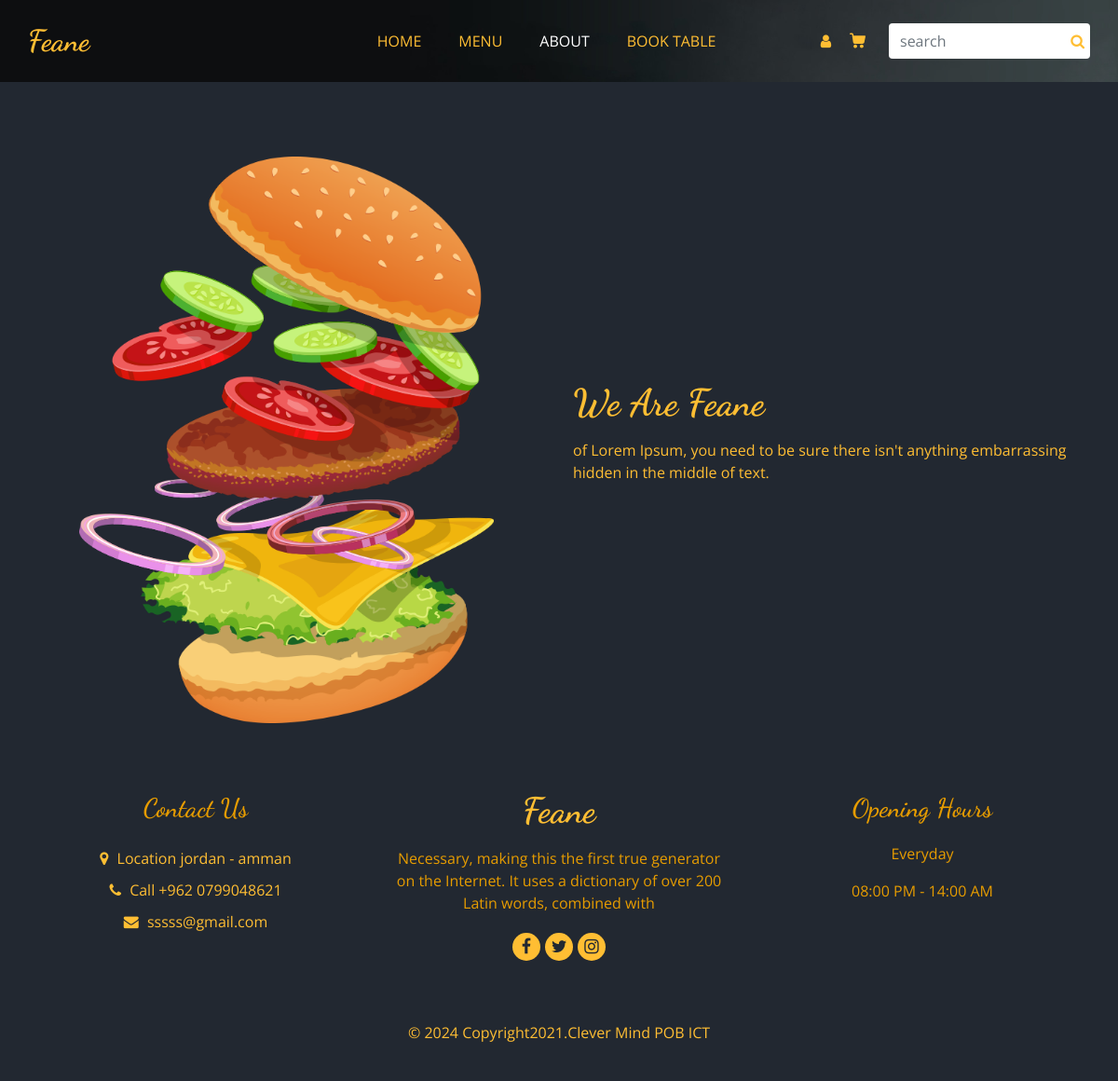
Page /about.php on the committed database.
### tables this page shows
CREATE TABLE `about_inner` (
  `id_about_inner` int(11) NOT NULL,
  `img_about_inner` text NOT NULL,
  `title_about_inner` varchar(100) NOT NULL,
  `discraption_about_inner` varchar(500) NOT NULL
);

CREATE TABLE `footer` (
  `id_footer` int(11) NOT NULL,
  `facebook_footer` varchar(200) NOT NULL,
  `twitter_footer` varchar(200) NOT NULL,
  `instagram_footer` varchar(200) NOT NULL,
  `location_footer` varchar(150) NOT NULL,
  `phone_footer` varchar(150) NOT NULL,
  `email_footer` varchar(150) NOT NULL,
  `Name_footer` varchar(50) NOT NULL,
  `slogin` varchar(300) NOT NULL,
  `time_open` varchar(50) NOT NULL,
  `time_close` varchar(50) NOT NULL
);

### about.php (the view, shortened to what this page needs)
<?php include "./includes/header.php"; ?>
<body class="sub_page">
  <div class="hero_area">
    <div class="bg-box">
      <img src="images/hero-bg.jpg" alt="">
    </div>
    <header class="header_section">
      <div class="container">
        <nav class="navbar navbar-expand-lg custom_nav-container ">
          <a class="navbar-brand" href="index.php">
            <span>
              Feane
            </span>
          </a>
          <div class="collapse navbar-collapse" id="navbarSupportedContent">
            <ul class="navbar-nav  mx-auto ">
              <li class="nav-item ">
                <a class="nav-link" href="index.php">Home </a>
              </li>
              <li class="nav-item">
                <a class="nav-link" href="menu.php">Menu</a>
              </li>
              <li class="nav-item active">
                <a class="nav-link" href="about.php">About <span class="sr-only">(current)</span> </a>
              </li>
              <li class="nav-item">
                <a class="nav-link" href="book.php">Book Table</a>
              </li>
            </ul>
            <?php include "./includes/nav-header.php"; ?>
          </div>
        </nav>
      </div>
    </header>
  </div>
  <section class="about_section layout_padding pb-0" style="padding-top:80px;">
  <div class="container text-oranges">
    <?php
      $select="SELECT * FROM `about_inner`";
      $query=mysqli_query($conn , $select);
      while($row=mysqli_fetch_assoc($query)):
    ?>
      <div class="row">
        <div class="col-md-6 ">
          <div class="img-box">
            <img src="Dashboard/upload/<?php echo $row['img_about_inner'] ?>" alt="">
          </div>
        </div>
        <div class="col-md-6">
          <div class="detail-box">
            <div class="heading_container">
              <h2>
                <?php echo $row['title_about_inner'] ?>
              </h2>
            </div>
            <p>
                <?php echo $row['discraption_about_inner'] ?>
            </p>
          </div>
        </div>
      </div>
      <?php endwhile; ?>
    </div>
  </section>
  <?php include "./includes/footer.php"; ?>

### includes/footer.php (shortened to what this page needs)
<?php
$select="SELECT * FROM `footer`";
$query=mysqli_query($conn , $select);
while($row=mysqli_fetch_assoc($query)):
?>
 <footer class="footer_section">
    <div class="container">
      <div class="row">
        <div class="col-md-4 footer-col">
          <div class="footer_contact">
            <h4>
              Contact Us
            </h4>
            <div class="contact_link_box">
              <a href="">
                <i class="fa fa-map-marker" aria-hidden="true"></i>
                <span>
                  Location <?php echo $row['location_footer'] ?>
                </span>
              </a>
              <a href="">
                <i class="fa fa-phone" aria-hidden="true"></i>
                <span>
                  Call <?php echo $row['phone_footer'] ?>
                </span>
              </a>
              <a href="">
                <i class="fa fa-envelope" aria-hidden="true"></i>
                <span>
                  <?php echo $row['email_footer'] ?>
                </span>
              </a>
            </div>
          </div>
        </div>
        <div class="col-md-4 footer-col">
          <div class="footer_detail">
            <a href="" class="footer-logo">
              <?php echo $row['Name_footer'] ?>
            </a>
            <p><?php echo $row['slogin'] ?></p>
            <div class="footer_social">
              <a target="_blank" href="<?php echo $row['facebook_footer'] ?>">
                <i class="fa fa-facebook" aria-hidden="true"></i>
              </a>
              <a target="_blank" href="<?php echo $row['twitter_footer'] ?>">
                <i class="fa fa-twitter" aria-hidden="true"></i>
              </a>
              <a target="_blank" href="<?php echo $row['instagram_footer'] ?>">
                <i class="fa fa-instagram" aria-hidden="true"></i>
              </a>
            </div>
          </div>
        </div>
        <div class="col-md-4 footer-col">
          <h4>
            Opening Hours
          </h4>
          <p>
            Everyday
          </p>
          <p>
            <?php echo $row['time_open'] ?> PM - <?php echo $row['time_close'] ?> AM
          </p>
        </div>
      </div>
      <div class="footer-info">
        <p>
          &copy; <span id="displayYear"></span> Copyright2021.Clever Mind POB ICT
        </p>
      </div>
    </div>
  </footer>
  <?php endwhile; ?>
</body>
</html>

### css/styles.css (style rules this page uses)
body { font-family: "Open Sans", sans-serif; color: #0c0c0c; background-color: #343a40; overflow-x: hidden; }
.text-oranges { color: #ffbe33; }
.layout_padding { padding: 90px 0; }
h1, h2 { font-family: 'Dancing Script', cursive; }
.heading_container { display: -webkit-box; display: -ms-flexbox; display: flex; -webkit-box-orient: vertical; -webkit-box-direction: normal; -ms-flex-direction: column; flex-direction: column; -webkit-box-align: start; -ms-flex-align: start; align-items: flex-start; }
.heading_container h2 { position: relative; margin-bottom: 0; font-size: 2.5rem; font-weight: bold; }
a, a:hover, a:focus { text-decoration: none; }
.hero_area { position: relative; min-height: 100vh; display: -webkit-box; display: -ms-flexbox; display: flex; -webkit-box-orient: vertical; -webkit-box-direction: normal; -ms-flex-direction: column; flex-direction: column; }
.bg-box { position: absolute; top: 0; left: 0; width: 100%; height: 100%; }
.bg-box img { width: 100%; height: 100%; -o-object-fit: cover; object-fit: cover; }
.sub_page .hero_area { min-height: auto; }
.sub_page .hero_area .bg-box { position: absolute; top: 0; left: 0; width: 100%; height: 100%; }
.sub_page .hero_area .bg-box img { width: 100%; height: 100%; -o-object-fit: cover; object-fit: cover; -o-object-position: right top; object-position: right top; }
.header_section { padding: 15px 0; }
.navbar-brand { font-family: 'Dancing Script', cursive; }
.navbar-brand span { font-weight: bold; font-size: 32px; color: #ffbe33; }
.custom_nav-container { padding: 0; }
.custom_nav-container .navbar-nav { padding-left: 18%; }
.custom_nav-container .navbar-nav .nav-item .nav-link { padding: 5px 20px; color: #ffbe33; text-align: center; text-transform: uppercase; border-radius: 5px; -webkit-transition: all 0.3s; transition: all 0.3s; }
.custom_nav-container .navbar-nav .nav-item:hover .nav-link, .custom_nav-container .navbar-nav .nav-item.active .nav-link { color: #ffffff; }
.about_section { background: #222831; color: #ffffff; }
.about_section .row { -webkit-box-align: center; -ms-flex-align: center; align-items: center; }
.about_section .img-box { position: relative; display: -webkit-box; display: -ms-flexbox; display: flex; -webkit-box-pack: center; -ms-flex-pack: center; justify-content: center; }
.about_section .img-box img { width: 100%; max-width: 445px; position: relative; z-index: 2; }
.about_section .detail-box p { margin-top: 15px; }
.footer_section { background-color: #222831; color: #e69c00; padding: 75px 0 40px 0; text-align: center; }
.footer_section h4 { font-size: 28px; }
.footer_section h4, .footer_section .footer-logo { font-weight: 600; margin-bottom: 20px; font-family: 'Dancing Script', cursive; }
.footer_section p { color: #e69c00; }
.footer_section .footer-col { margin-bottom: 30px; }
.footer_section .footer_contact .contact_link_box { display: -webkit-box; display: -ms-flexbox; display: flex; -webkit-box-orient: vertical; -webkit-box-direction: normal; -ms-flex-direction: column; flex-direction: column; }
.footer_section .footer_contact .contact_link_box a { margin: 5px 0; color: #ffbe33; }
.footer_section .footer_contact .contact_link_box a i { margin-right: 5px; }
.footer_section .footer-logo { display: block; font-weight: bold; font-size: 38px; line-height: 1; color: #ffbe33; }
.footer_section .footer_social { display: -webkit-box; display: -ms-flexbox; display: flex; -webkit-box-pack: center; -ms-flex-pack: center; justify-content: center; margin-top: 20px; margin-bottom: 10px; }
.footer_section .footer_social a { display: -webkit-box; display: -ms-flexbox; display: flex; -webkit-box-pack: center; -ms-flex-pack: center; justify-content: center; -webkit-box-align: center; -ms-flex-align: center; align-items: center; color: #222831; width: 30px; height: 30px; border-radius: 100%; background-color: #ffbe33; border-radius: 100%; margin: 0 2.5px; font-size: 18px; }
.footer_section .footer-info { text-align: center; margin-top: 25px; }
.footer_section .footer-info p { color: #ffbe33; margin: 0; }

### css/Responsives.css (style rules this page uses)
@media (min-width: 1200px) { .container { max-width: 1170px; } }

### rows in the picture
about_inner: img_about_inner (picture), title_about_inner "We Are Feane", discraption_about_inner "of Lorem Ipsum, you need to be sure there isn't anything embarrassing hidden in the middle of text."
footer: location_footer "jordan - amman", phone_footer "+962 0799048621", email_footer "sssss@gmail.com", Name_footer "Feane", slogin "Necessary, making this the first true generator on the Internet. It uses a dictionary of over 200 Latin words, combined with", time_open "08:00", time_close "14:00"
